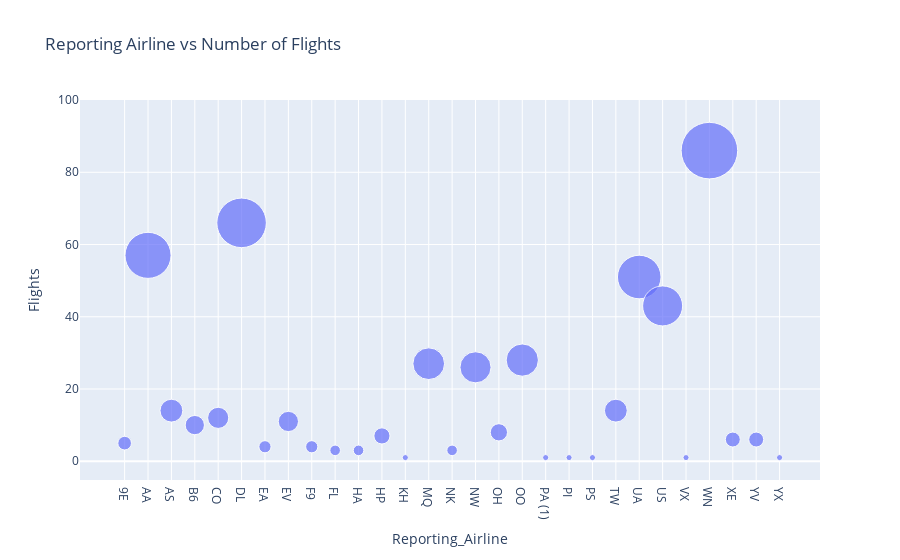

The cell this chart's notebook holds for it:
### Markdown cell above
**To do**

*   Create a bubble chart using the `bub_data` with x-axis being reporting airline and y-axis being flights.
*   Provide title to the chart
*   Update size of the bubble based on the number of flights. Use `size` parameter.
*   Update name of the hover tooltip to `reporting_airline` using `hover_name` parameter.

### Code cell
fig = px.scatter(
    bub_data, 
    x='Reporting_Airline', 
    y='Flights',
    hover_name='Reporting_Airline',
    size='Flights',
    title='Reporting Airline vs Number of Flights',
    size_max=40
)
fig.show()

### Figure 1 — Plotly figure (JSON) as saved in the notebook; plotly's stock layout.template omitted (floating-point values rounded to 4 significant figures)
{"data": [{"hovertemplate": "<b>%{hovertext}</b><br><br>Reporting_Airline=%{x}<br>Flights=%{marker.size}<extra></extra>", "hovertext": ["9E", "AA", "AS", "B6", "CO", "DL", "EA", "EV", "F9", "FL", "HA", "HP", "KH", "MQ", "NK", "NW", "OH", "OO", "PA (1)", "PI", "PS", "TW", "UA", "US", "VX", "WN", "XE", "YV", "YX"], "legendgroup": "", "marker": {"color": "#636efa", "size": [5, 57, 14, 10, 12, 66, 4, 11, 4, 3, 3, 7, 1, 27, 3, 26, 8, 28, 1, 1, 1, 14, 51, 43, 1, 86, 6, 6, 1], "sizemode": "area", "sizeref": 0.05375, "symbol": "circle"}, "mode": "markers", "name": "", "orientation": "v", "showlegend": false, "x": ["9E", "AA", "AS", "B6", "CO", "DL", "EA", "EV", "F9", "FL", "HA", "HP", "KH", "MQ", "NK", "NW", "OH", "OO", "PA (1)", "PI", "PS", "TW", "UA", "US", "VX", "WN", "XE", "YV", "YX"], "xaxis": "x", "y": [5, 57, 14, 10, 12, 66, 4, 11, 4, 3, 3, 7, 1, 27, 3, 26, 8, 28, 1, 1, 1, 14, 51, 43, 1, 86, 6, 6, 1], "yaxis": "y", "type": "scatter"}], "layout": {"xaxis": {"anchor": "y", "domain": [0, 1], "title": {"text": "Reporting_Airline"}, "type": "category", "range": [-1.814, 29.68], "autorange": true}, "yaxis": {"anchor": "x", "domain": [0, 1], "title": {"text": "Flights"}, "type": "linear", "range": [-7.308, 113.2], "autorange": true}, "legend": {"tracegroupgap": 0, "itemsizing": "constant"}, "title": {"text": "Reporting Airline vs Number of Flights"}, "autosize": true}}
